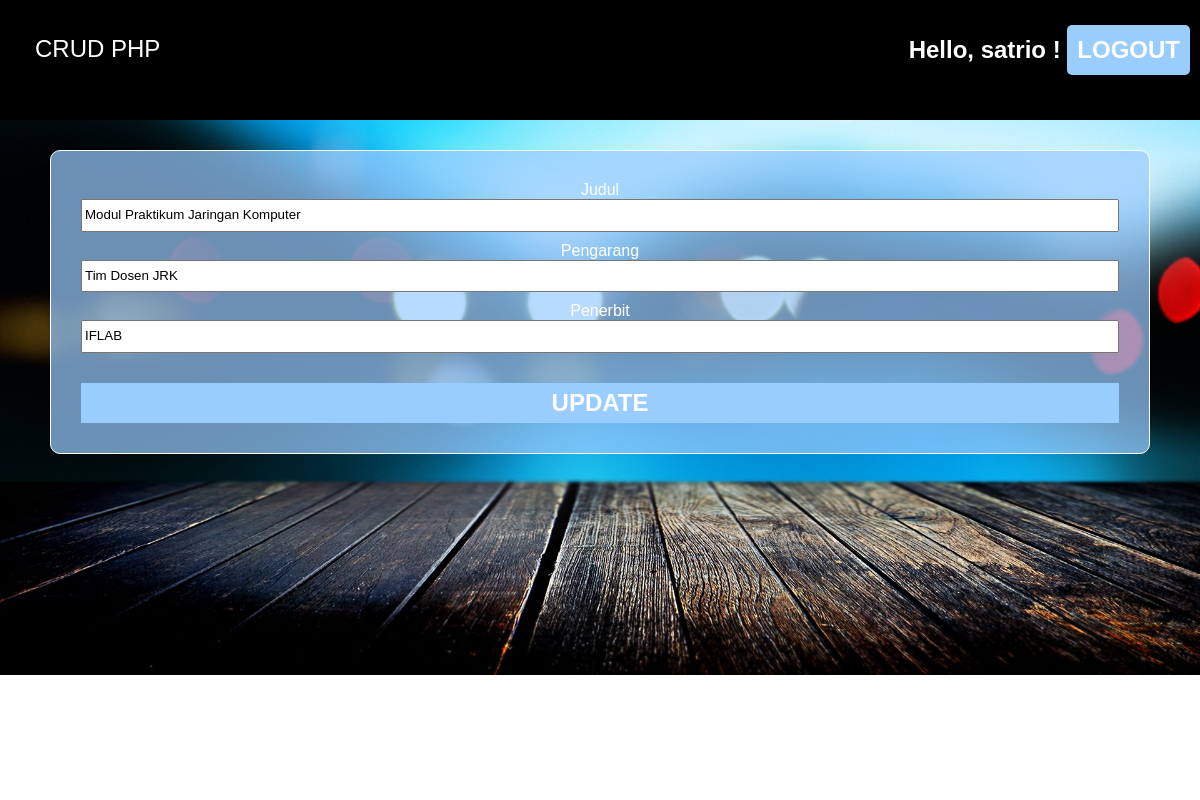
The app's page /update.php?id=1 (signed in) with its own data.
### tables this page shows
CREATE TABLE IF NOT EXISTS `buku` (
  `id` int(11) NOT NULL,
  `judul` varchar(50) NOT NULL,
  `pengarang` varchar(50) NOT NULL,
  `penerbit` varchar(50) NOT NULL
);

### update.php (the view, shortened to what this page needs)
<html>
<head>
	<link rel="stylesheet" type="text/css" href="css/style.css">
</head>
<body>
	<div class="main">
		<div class="header">
			<div class="header-title">
				CRUD PHP
			</div>
			<div class="profile">
				<h2>Hello, <?php echo $_SESSION['username']; ?> ! <a href="doLogout.php"><input type="button" value="LOGOUT"></a></h2>
			</div>
		</div>
		<?php
			$sql = "select * from buku where id = '".$_GET['id']."'";
			$res = mysql_query($sql);
			$row = mysql_fetch_array($res);
			$judul = $row['judul'];
			$pengarang = $row['pengarang'];
			$penerbit = $row['penerbit'];
		?>
		<div class="crud-container">
			<div class="container">
				<form action="doUpdate.php" method="POST">
					<div class="label-form">Judul</div><input type="text" name="judul" value="<?php echo $judul; ?>">
					<div class="label-form">Pengarang</div><input type="text" name="pengarang" value="<?php echo $pengarang; ?>">
					<div class="label-form">Penerbit</div><input type="text" name="penerbit" value="<?php echo $penerbit; ?>">
					<input type="submit" value="update">
				</form>
			</div>
		</div>
	</div>
</body>
</html>

### css/style.css (style rules this page uses)
body { font-family: "Arial Black", Gadget, sans-serif; color: #fff; }
.main { background: url('../background.jpg') no-repeat; background-size: 100%; position: absolute; height: 100%; width: 100%; top: 0; left: 0; }
.label-form { text-align: center; }
input[type='text'], .login-form-container form input[type='text'], .login-form-container form input[type='password'] { line-height: 2em; width: 100%; margin-bottom: 10px; }
input[type='submit'], .profile a input[type='button'] { color: #fff; background-color: rgba(153, 204, 255, 1); width: 100%; line-height: 30px; border: none; text-transform: uppercase; font-weight: 900; font-size: 1.5em; margin-top: 20px; padding: 5px; }
.profile a input[type='button'] { width: 10%; border-radius: 5px; }
.header { height: 15%; width: 100%; background-color: #000; position: fixed; z-index: 2; }
.header-title { width: auto; padding: 35px; font-size: 1.5em; }
.header .profile { right: 10px; top: 5px; position: absolute; }
.header .profile h2 a input[type='button'], .insert-new a input { width: auto; font-size: 1em; padding: 10px; margin: 0; display: inline-block; }
.crud-container { border: 1px solid white; margin: 150px 50px 0; height: auto; background-color: rgba(153, 204, 255, 0.7); border-radius: 10px; }
.container { margin: 30px; }

### records on screen
buku: judul "Modul Praktikum Jaringan Komputer", pengarang "Tim Dosen JRK", penerbit "IFLAB"

### other values on screen
$_SESSION['username'] "satrio"
